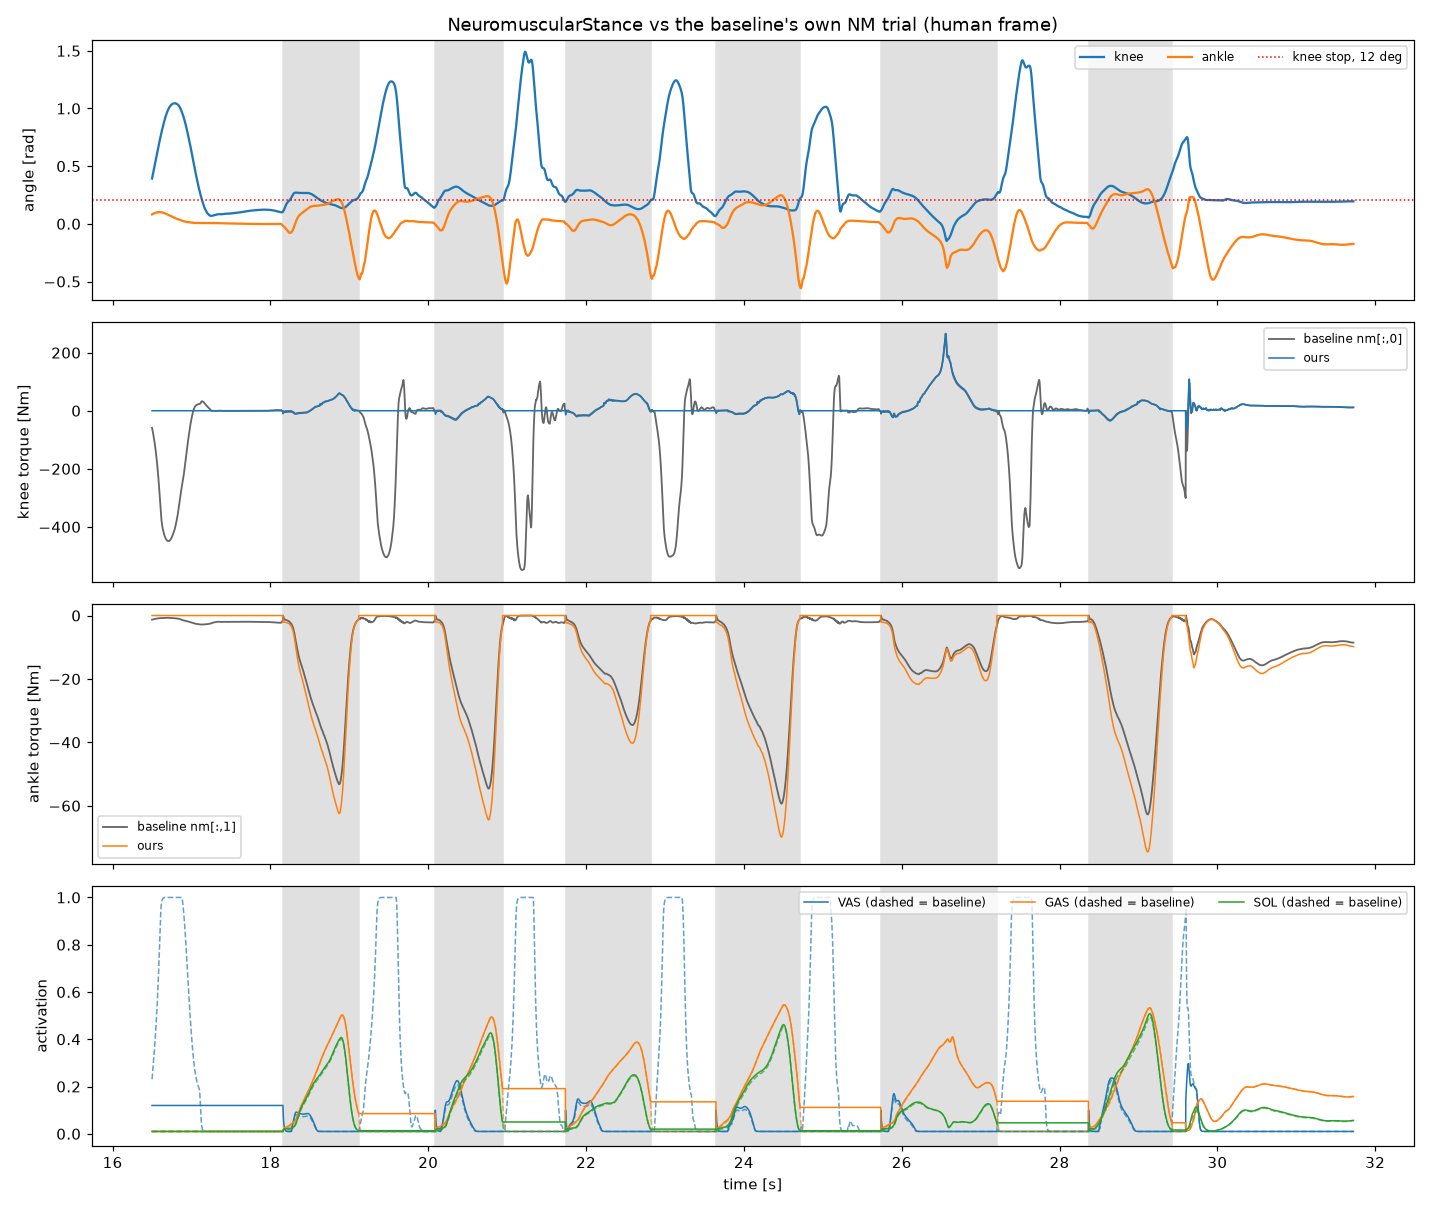

The script that saved this image:
"""Replay NeuromuscularStance over the baseline's own NM walking trial.

Unlike the impedance replay, this log was produced BY the neuromuscular
controller, so the logged joint torques are a real reference: same controller,
same data, any difference is our port.

Reference signals -- pick deliberately, they are NOT interchangeable:

  scope_data.nm[:,0], [:,1]   `NM stance Control/Gain`,`Gain1`. These take
      Muscle Models output directly into the Bus Creator, PARALLEL to
      torque_transformation -- a logging branch. So they are the HUMAN-frame
      torque x body weight, pre-transform. Use these to validate geometry +
      muscle + reflex without the transform in the way.
  base[:,96], [:,101]         `Product4/s1,s2`, the high-level desired torque
      after the stance/swing mix and the mixing block's body-weight gain, i.e.
      POST-transform. Use these to compare torque maps.
  base[:,100], [:,105]        low-level joint command, downstream of
      conditioning and saturation. Too far downstream to be a reference.

The KNEE reference contains kp_stop_nm / kd_stop_nm / kd_damper_nm, which are
knee-only and which we have not ported (the baseline sums them inside Muscle
Models, so they also pass through the Jacobian; ours would add them outside).
That is why the knee comparison is contaminated and the ankle is clean.

Also runs both candidate torque maps -- the baseline's M and the
virtual-work-consistent M^T -- since the whole point of contention is which one
the logged data actually came from.

`Ankle Angle` emits two conversions of the same encoder counts: a linear
counts-to-rad gain plus `-ankle_angle_offset` (the joint angle, cols 18/19/20)
and a polynomial fit with error correction (the spring angle, cols 15/16/17).
Controllers take the joint angle, so use 18/19/20; `encoders.py` draws the same
split into ankle_angle vs ankle_spring_angle.

Data + column map: see tests/impedance_stance_replay.py.

Run:  uv run python -m cmu_leg.tests.nm_stance_replay
Writes nm_stance_replay.png next to this file.
"""
from pathlib import Path

import numpy as np
import scipy.io as sio
import matplotlib
matplotlib.use("Agg")
import matplotlib.pyplot as plt

import cmu_leg.control.high_level.walking.neuromuscular_stance as nms
from cmu_leg.control.high_level.walking.neuromuscular_stance import NeuromuscularStance
from cmu_leg.structures.state import ProsthesisState

HERE = Path(__file__).parent
MAT = HERE / "data" / "gaitData20251015_test7_NN_vicon.mat"
PNG = HERE / "nm_stance_replay.png"

COL = dict(knee_ang=7, knee_vel=8, ankle_ang=18, ankle_vel=19, hip_ang=74,
           stance=29, post_knee=96, post_ankle=101, time=107)
NMCOL = dict(hum_knee=0, hum_ankle=1,
             act_vas=6, act_gas=14, act_sol=23,
             lce_vas=3, lce_gas=11, lce_sol=20,
             lmtc_vas=7, lmtc_gas=15, lmtc_sol=24)

WALK_START_S = 16.5
DECIMATE = 2          # log is 1 kHz; the controller runs at 500 Hz


def load_walking():
    sd = sio.loadmat(str(MAT), squeeze_me=True,
                     struct_as_record=False)["scope_data"]
    base, nmd = sd.base.data, sd.nm.data
    t = base[:, COL["time"]]
    w = np.flatnonzero(t >= WALK_START_S)[::DECIMATE]
    sig = {k: base[w, c] for k, c in COL.items()}
    sig.update({k: nmd[w, c] for k, c in NMCOL.items()})
    return sig


def replay(sig, transpose):
    """Run the controller over the trial with the chosen torque map."""
    nms._TORQUE_MAP_TRANSPOSE = transpose
    ctrl = NeuromuscularStance()
    ctrl._verified = True

    n = len(sig["time"])
    knee_tq = np.zeros(n)
    ankle_tq = np.zeros(n)
    act = np.zeros((n, 3))
    hum = np.zeros((n, 2))

    state = ProsthesisState()
    prev_stance = False
    for i in range(n):
        stance = sig["stance"][i] > 0.5
        state.knee_angle = sig["knee_ang"][i]
        state.ankle_angle = sig["ankle_ang"][i]
        state.knee_velocity = sig["knee_vel"][i]     # the stop/damper needs it
        state.hip_angle = sig["hip_ang"][i]          # late-stance VAS suppression
        state.ankle_velocity = sig["ankle_vel"][i]
        if stance and not prev_stance:
            ctrl.reset(state, sig["time"][i])
        prev_stance = stance
        if stance:
            tq = ctrl.compute(state, sig["time"][i])
            knee_tq[i], ankle_tq[i] = tq.knee_desired, tq.ankle_desired
            phi = ctrl._to_human_angles(state.knee_angle, state.ankle_angle)
            tk = ctrl._stop_and_damper(state.knee_angle, state.knee_velocity)
            ta = 0.0
            for m in ctrl.muscles:
                rk, ra = ctrl._get_moment_arm(m, phi)
                F = m.get_muscle_force(m.l_ce, m.act, m.l_m)
                tk += rk * F; ta += ra * F
            hum[i] = [tk * ctrl._body_weight, ta * ctrl._body_weight]
        act[i] = [m.act for m in ctrl.muscles]
    return knee_tq, ankle_tq, act, hum


def stance_mask(sig):
    """Samples inside COMPLETE stance periods only.

    The raw stance flag stays true through the tail of the trial, after walking
    stops -- a long non-walking segment that drags every metric down (it cost
    ~0.08 on the VAS correlation). Only closed heel-strike -> toe-off intervals
    count.
    """
    st = sig["stance"] > 0.5
    starts = np.flatnonzero(np.diff(st.astype(int)) == 1) + 1
    ends = np.flatnonzero(np.diff(st.astype(int)) == -1) + 1
    ends = ends[ends > starts[0]]
    mask = np.zeros_like(st)
    for a, b in zip(starts, ends):
        mask[a:b] = True
    return mask


def report(sig, runs):
    st = stance_mask(sig)
    def sc(a, b): return np.corrcoef(a[st], b[st])[0, 1], np.sqrt(np.mean((a[st]-b[st])**2))

    k, an, act, hum = runs["M (baseline)"]
    print("A) HUMAN-frame torque vs nm[:,0]/[:,1] -- geometry + muscle + reflex + stop,")
    print("   independent of the torque map")
    for j, (lbl, ref) in enumerate((("knee", sig["hum_knee"]), ("ankle", sig["hum_ankle"]))):
        c, r = sc(hum[:, j], ref)
        print(f"     {lbl:<6} corr {c:6.3f}   rms {r:7.2f} Nm")

    print("\nB) POST-transform vs base[:,96]/[:,101] -- compares the two torque maps.")
    print("   The reference was GENERATED with M, so this measures fidelity to the")
    print("   baseline, not correctness. It cannot settle the transpose question.")
    print(f"     {'map':<14}{'joint':<7}{'corr':>8}{'rms[Nm]':>10}")
    for lbl, (k, an, _, _) in runs.items():
        for jn, ours, ref in (("knee", k, sig["post_knee"]),
                              ("ankle", an, sig["post_ankle"])):
            c, r = sc(ours, ref)
            print(f"     {lbl:<14}{jn:<7}{c:8.3f}{r:10.2f}")

    print("\nC) per-muscle internals (M run)")
    for j, n in enumerate(("VAS", "GAS", "SOL")):
        ca, ra = sc(act[:, j], sig[f"act_{n.lower()}"])
        print(f"     {n}: activation corr {ca:6.3f}  rms {ra:.4f}")


def plot(sig, runs):
    t, st = sig["time"], sig["stance"] > 0.5
    starts = np.flatnonzero(np.diff(st.astype(int)) == 1) + 1
    ends = np.flatnonzero(np.diff(st.astype(int)) == -1) + 1
    ends = ends[ends > starts[0]]
    k, an, act, hum = runs["M (baseline)"]

    fig, ax = plt.subplots(4, 1, figsize=(13, 11), sharex=True)
    def shade(a):
        for s_, e_ in zip(starts, ends):
            a.axvspan(t[s_], t[e_], color="0.88", zorder=0)

    ax[0].plot(t, sig["knee_ang"], label="knee"); ax[0].plot(t, sig["ankle_ang"], label="ankle")
    ax[0].axhline(0.2094, ls=":", c="r", lw=1, label="knee stop, 12 deg")
    ax[0].set_ylabel("angle [rad]"); shade(ax[0]); ax[0].legend(fontsize=8, ncol=3)
    ax[0].set_title("NeuromuscularStance vs the baseline's own NM trial (human frame)")

    ax[1].plot(t, sig["hum_knee"], c="0.4", lw=1.2, label="baseline nm[:,0]")
    ax[1].plot(t, hum[:, 0], c="C0", lw=1.0, label="ours")
    ax[1].set_ylabel("knee torque [Nm]"); shade(ax[1]); ax[1].legend(fontsize=8)

    ax[2].plot(t, sig["hum_ankle"], c="0.4", lw=1.2, label="baseline nm[:,1]")
    ax[2].plot(t, hum[:, 1], c="C1", lw=1.0, label="ours")
    ax[2].set_ylabel("ankle torque [Nm]"); shade(ax[2]); ax[2].legend(fontsize=8)

    for j, n in enumerate(("VAS", "GAS", "SOL")):
        ax[3].plot(t, sig[f"act_{n.lower()}"], c=f"C{j}", ls="--", lw=1.0, alpha=.7)
        ax[3].plot(t, act[:, j], c=f"C{j}", lw=1.0, label=f"{n} (dashed = baseline)")
    ax[3].set_ylabel("activation"); ax[3].set_xlabel("time [s]")
    ax[3].set_ylim(-0.05, 1.05); shade(ax[3]); ax[3].legend(fontsize=8, ncol=3)

    fig.tight_layout(); fig.savefig(PNG, dpi=110)
    print(f"\nwrote {PNG}")


if __name__ == "__main__":
    sig = load_walking()
    runs = {"M (baseline)": replay(sig, False), "M^T": replay(sig, True)}
    report(sig, runs)
    plot(sig, runs)
